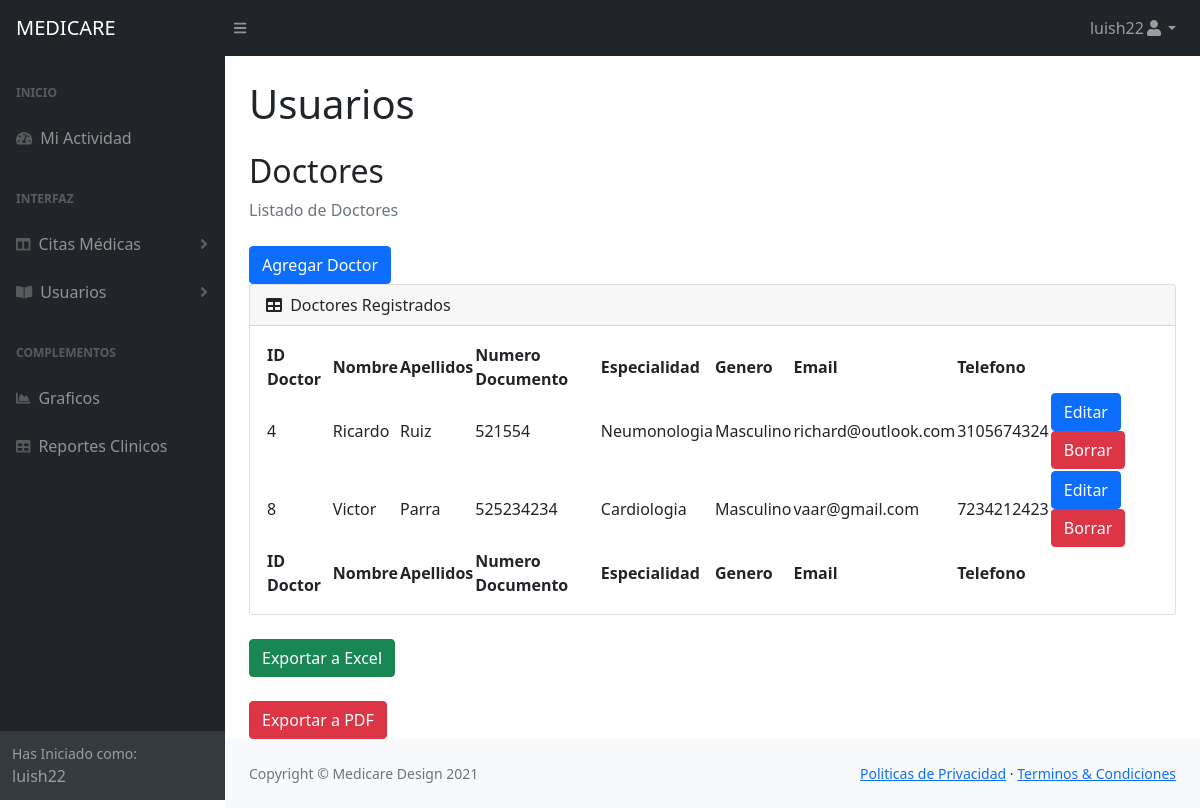
Page /listadodoctores.php (signed in) on the committed database.
### tables this page shows
CREATE TABLE `doctores` (
  `id_doctores` int(11) NOT NULL,
  `nombre_doctor` varchar(55) NOT NULL,
  `apellidos_doctor` varchar(55) NOT NULL,
  `num_documento` varchar(55) NOT NULL,
  `especialidad` int(11) NOT NULL,
  `genero` varchar(55) NOT NULL,
  `email` varchar(55) NOT NULL,
  `telefono` varchar(55) NOT NULL
);

CREATE TABLE `especialidades` (
  `id_especialidades` int(11) NOT NULL,
  `tipo_especialidad` varchar(55) NOT NULL
);

### modelo/mysql.php (called while the page is built, shortened)
<?php
class MySQL {
    private $ipServidor = "localhost";
    private $usuarioBase = 'root';
    private $contrasena = '';
    private $conexion;
    public function conectar(){
$this->conexion = mysqli_connect($this->ipServidor, $this->usuarioBase, $this->contrasena);
    }
   public function efectuarConsulta($consulta){
     mysqli_query($this->conexion, "SET lc_time_names = 'es_ES'");
     mysqli_query($this->conexion, "SET NAMES 'utf8'");
     mysqli_query($this->conexion, "SET CHARACTER 'utf8'");
     $this->resultadoConsulta = mysqli_query($this->conexion, $consulta);
     return $this->resultadoConsulta;
   }
}
?>

### listadodoctores.php (the view, shortened to what this page needs)
<?php
require_once 'modelo/mysql.php';
$mysql = new MySQL;
$mysql->conectar();
$consulta = $mysql->efectuarConsulta("SELECT agendacitas.doctores.id_doctores, agendacitas.doctores.nombre_doctor,
								agendacitas.doctores.apellidos_doctor, agendacitas.doctores.num_documento, agendacitas.especialidades.tipo_especialidad,
								agendacitas.doctores.genero,agendacitas.doctores.email,agendacitas.doctores.telefono
								FROM agendacitas.doctores INNER JOIN agendacitas.especialidades ON agendacitas.doctores.especialidad = agendacitas.especialidades.id_especialidades");
$user = $_SESSION['usuario'];
?>
<!DOCTYPE html>
<html lang="es">
    <head>
        <link href="https://cdn.jsdelivr.net/npm/simple-datatables@latest/dist/style.css" rel="stylesheet" />
        <link href="https://cdn.jsdelivr.net/npm/bootstrap@5.1.3/dist/css/bootstrap.min.css" rel="stylesheet">
        <link href="DASHBOARD/css/styles.css" rel="stylesheet" />
    </head>
    <body class="sb-nav-fixed">
        <nav class="sb-topnav navbar navbar-expand navbar-dark bg-dark">
            <a class="navbar-brand ps-3" href="inicio.php">MEDICARE</a>
            <button class="btn btn-link btn-sm order-1 order-lg-0 me-4 me-lg-0" id="sidebarToggle" href="#!"><i class="fas fa-bars"></i></button>
            <ul class="navbar-nav ms-auto me-0 me-md-3 my-2 my-md-0">
                <li class="nav-item dropdown">
                    <a class="nav-link dropdown-toggle" id="navbarDropdown" href="#" role="button" data-bs-toggle="dropdown" aria-expanded="false"><?php echo $user; ?><i class="fas fa-user fa-fw"></i></a>
                </li>
            </ul>
        </nav>
        <div id="layoutSidenav">
            <div id="layoutSidenav_nav">
                <nav class="sb-sidenav accordion sb-sidenav-dark" id="sidenavAccordion">
                    <div class="sb-sidenav-menu">
                        <div class="nav">
                            <div class="sb-sidenav-menu-heading">Inicio</div>
                            <a class="nav-link" href="inicio.php">
                                <div class="sb-nav-link-icon"><i class="fas fa-tachometer-alt"></i></div>
                                Mi Actividad
                            </a>
                            <div class="sb-sidenav-menu-heading">Interfaz</div>
                            <a class="nav-link collapsed" href="#" data-bs-toggle="collapse" data-bs-target="#collapseLayouts" aria-expanded="false" aria-controls="collapseLayouts">
                                <div class="sb-nav-link-icon"><i class="fas fa-columns"></i></div>
                                Citas Médicas
                                <div class="sb-sidenav-collapse-arrow"><i class="fas fa-angle-down"></i></div>
                            </a>
                            <a class="nav-link collapsed" href="#" data-bs-toggle="collapse" data-bs-target="#collapsePages" aria-expanded="false" aria-controls="collapsePages">
                                <div class="sb-nav-link-icon"><i class="fas fa-book-open"></i></div>
                                 Usuarios
                                <div class="sb-sidenav-collapse-arrow"><i class="fas fa-angle-down"></i></div>
                            </a>
                            <div class="sb-sidenav-menu-heading">Complementos</div>
                            <a class="nav-link" href="GRAFICOS/chart.php">
                                <div class="sb-nav-link-icon"><i class="fas fa-chart-area"></i></div>
                                Graficos
                            </a>
                            <a class="nav-link" href="historiaclinica.php">
                                <div class="sb-nav-link-icon"><i class="fas fa-table"></i></div>
                                Reportes Clinicos
                            </a>
                        </div>
                    </div>
                    <div class="sb-sidenav-footer">
                        <div class="small">Has Iniciado como:</div>
                        <?php echo $user; ?>
                    </div>
                </nav>
            </div>
            <div id="layoutSidenav_content">
                <main>
                    <div class="container-fluid px-4">
                        <h1 class="mt-4">Usuarios</h1>
						<h2 class="mt-4">Doctores</h2>
                        <ol class="breadcrumb mb-4">
                        <li class="breadcrumb-item active">Listado de Doctores</li>
                        </ol>
                        <a href="insertardoctor.php" class="btn btn-primary">Agregar Doctor</a>
                        <div class="card mb-4">
                            <div class="card-header">
                                <i class="fas fa-table me-1"></i>
                                Doctores Registrados
                            </div>
                            <div class="card-body">
                                <table id="datatablesSimple">
                                    <thead>
                                        <tr>
										<tr>
                                        <th> ID Doctor</th>
										<th> Nombre</th>
  		  								<th> Apellidos</th>
		 								<th> Numero Documento</th>
                                         <th> Especialidad</th>
										<th> Genero</th>
										<th> Email</th>
										<th> Telefono</th>
									</tr>
                                        </tr>
                                    </thead>
                                    <tfoot>
                                        <tr>
                                        <th> ID Doctor</th>
										<th> Nombre</th>
  		  								<th> Apellidos</th>
		 								<th> Numero Documento</th>
                                         <th> Especialidad</th>
										<th> Genero</th>
										<th> Email</th>
										<th> Telefono</th>
                                        </tr>
                                    </tfoot>
                                    <tbody>
                                    <?php while($row = mysqli_fetch_array($consulta)) {?>
                                        <tr>
                                        <td><?php echo $row['id_doctores'] ?></td>
                                        <td><?php echo $row['nombre_doctor'] ?></td>
                                        <td><?php echo $row['apellidos_doctor'] ?></td>
                                        <td><?php echo $row['num_documento'] ?></td>
                                        <td><?php echo $row['tipo_especialidad'] ?></td>
                                        <td><?php echo $row['genero'] ?></td>
                                        <td><?php echo $row['email'] ?></td>
                                        <td><?php echo $row['telefono'] ?></td>
                                        <td><input type="button" class="btn btn-primary" onclick="location.href='editardoctor.php?id=<?php echo $row['id_doctores']?>';" value="Editar">
                                        <a  class="btn btn-danger" href="controlador/borrardoctor.php?id=<?php echo $row['id_doctores']?>" onclick="return confirm('¿Está seguro que quiere eliminar este usuario?');">Borrar</a>
                                        </tr>
                                        <?php } ?>
                                    </tbody>
                                </table>
                            </div>
                        </div>
                        <form action="#" method="POST">
                        <input type="submit" name="exportar_excel" class="btn btn-success" value="Exportar a Excel">
                                    </form><br>
                        <a href="#" class="btn btn-danger"  value="Exportar a PDF" target="_blank">Exportar a PDF</a>
                    </div>
                </main>
                <footer class="py-4 bg-light mt-auto">
                    <div class="container-fluid px-4">
                        <div class="d-flex align-items-center justify-content-between small">
                            <div class="text-muted">Copyright &copy; Medicare Design 2021</div>
                            <div>
                                <a href="#">Politicas de Privacidad</a>
                                &middot;
                                <a href="#">Terminos &amp; Condiciones</a>
                            </div>
                        </div>
                    </div>
                </footer>
            </div>
        </div>
    </body>
</html>

### rows in the picture
doctores: id_doctores "4", nombre_doctor "Ricardo", apellidos_doctor "Ruiz", num_documento "521554", especialidad.tipo_especialidad "Neumonologia", genero "Masculino", email "richard@outlook.com", telefono "3105674324"
doctores: id_doctores "8", nombre_doctor "Victor", apellidos_doctor "Parra", num_documento "525234234", especialidad.tipo_especialidad "Cardiologia", genero "Masculino", email "vaar@gmail.com", telefono "7234212423"

### other values in the picture
$user "luish22"
